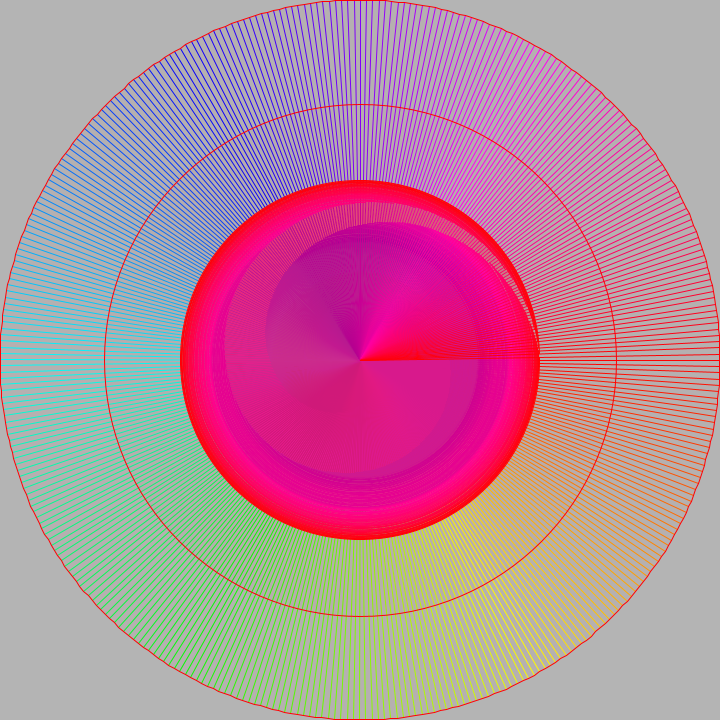
Frame 1 (no input)
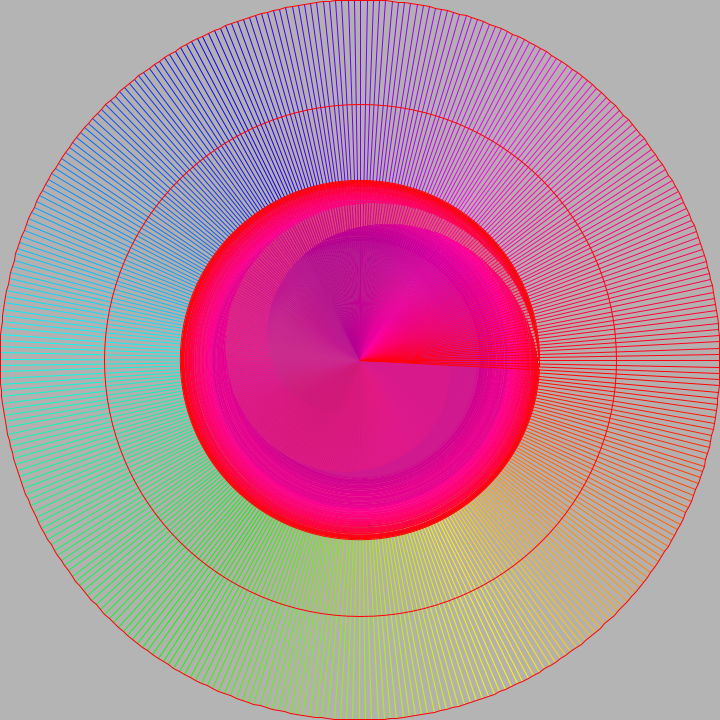
Frame 60 (the mouse pressed at the canvas centre just before this capture)
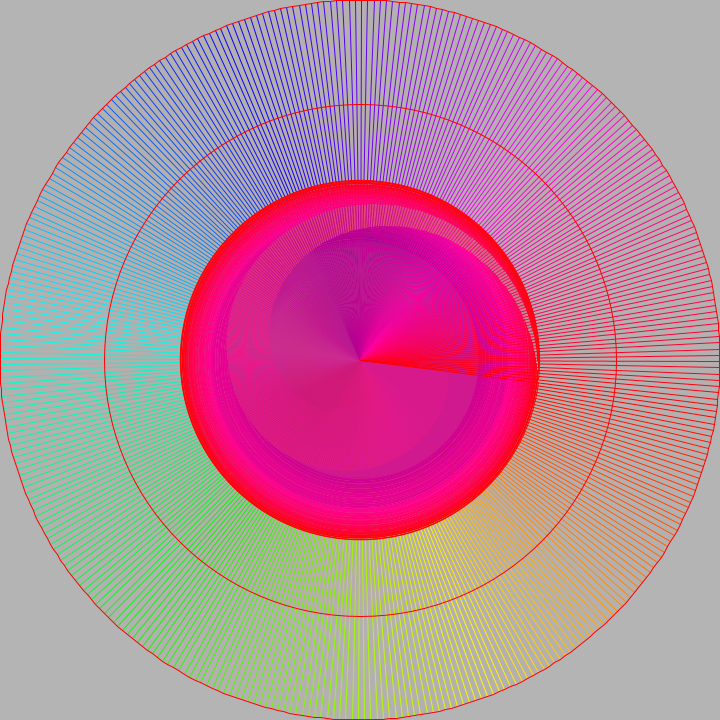
Frame 120 (the mouse held since frame 60 and released just before this capture)

The Processing sketch that drew these frames (run headless with seeded random() and noise(); from frame 60 on, the mouse is pressed at the canvas centre):

// Processing sketch: Dividindo_o_circulo
// ── Dividindo_o_circulo.pde
//Created by MArcos André Penna Coutinho
// Para se descobrir quais divisores dividem um círculo em partes iguais 
//1,2,3,4,5,6,8,9,10,12,15,18,20,24,30,36,40,45,60,72,90,120,180,360


//as velocidades  de cada um diferem do outro em  velocidades de 0,01 ou 0,02, ou 0,03 ou 0,04 positivos(pra direita) ou negativos( pra esquerda)

float[] distribution = new float[360];

//Variáveis de rotação

float r1 = 0; //rotação para a direita, positivo+


//para desenhar triangulo equilátero derivando do círculo

float nextx;
float nexty;
float radius; 
float angle;
int deg;
float div=1;//divisor do circulo em angulos
 

void setup() {
  size(720, 720);//tamanho em pixels da tela (horizontal,vertical)
  
  rectMode(CENTER);
    colorMode(HSB, 360, 100, 100);
   
}
void draw() {
background(255);
 
 //rigth rotations (direita)  
r1 = r1 + 0.0012;// adição no float de rotação 


noFill();
translate(360, 360);
  rotate(r1);
  beginShape();
  for (deg = 0; deg < 360; deg += div)//vertice pula de div em div
  { radius = 360;
    angle = deg * PI / 180;
    nextx = cos(angle) * radius;
    nexty = sin(angle) * radius;
  
           stroke(deg,100,100);
   fill(deg,100,100,5);//preenchimento(v1,v2,v3,alpha)
   arc(0,0,deg,deg,angle, angle*2);
    line(0,0,nextx, nexty); 
    vertex(nextx, nexty);
       
  }
  endShape(CLOSE);
  resetMatrix();

if (div>361) {div=1;}
else if (div<1) {div=360;}

 translate(360, 360);
ellipse(0,0,512,512); 
println( "lado= 360 /" + div);
println( "numero de lados IGUAIS=" + 360 / div);

}
void mouseWheel(MouseEvent event) {
  div=div+1;
  
}
void mousePressed(MouseEvent event) {
  div=div-1;
  
}
// ── Star.pde
void star(float x, float y, float radius1, float radius2, int npoints) {
  float angle = TWO_PI / npoints;
  float halfAngle = angle/2.0;
  
  
  beginShape();
  for (float a = 0; a < TWO_PI; a += angle) {
    float sx = x + cos(a) * radius2;
    float sy = y + sin(a) * radius2;
    vertex(sx, sy);
    sx = x + cos(a+halfAngle) * radius1;
    sy = y + sin(a+halfAngle) * radius1;
    vertex(sx, sy);
   // sx = x + cos(a+halfAngle) * (radius1-radius2);
   // sy = y + sin(a+halfAngle) * (radius1-radius2);
   // vertex(sx, sy);

    arc(0,0,sx+radius2, sy+radius2,-npoints,npoints);
  }
  endShape(CLOSE);
}
